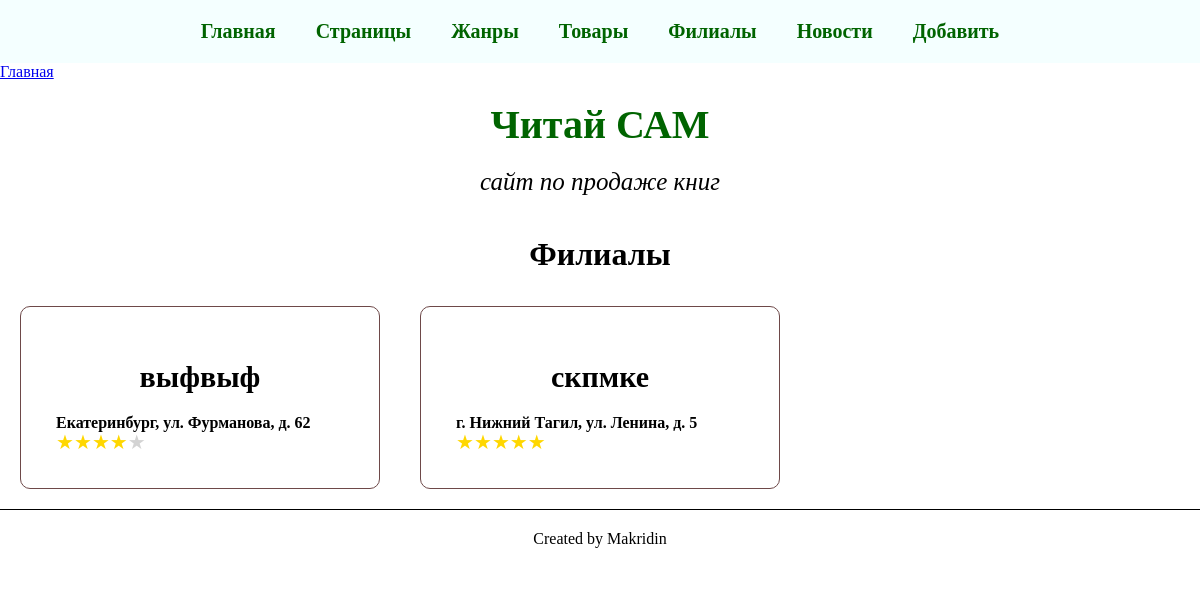
/branch/, run on the app's committed database.
### core/models.py (models this page shows, shortened)
class Branchs(models.Model):
    name = models.CharField(max_length=250, verbose_name='Название')
    address = models.CharField(max_length=250, verbose_name='Адрес')
    text = models.CharField(
        max_length=250,
        null=True,
        blank=True,
        verbose_name='какой-то текст'
        )
    rate = models.IntegerField(default=1, verbose_name='Рейтинг')
    class Meta:
        verbose_name = 'Филиал'
        verbose_name_plural = 'Филиалы'

### core/views.py (the view)
# urls.py: path('branch/', branch),
def branch(request):
    branch_list_db = Branchs.objects.all().order_by('name')
    context = get_base_context()
    context.update({
        'branch_list': branch_list_db,
    })
    return render(request, 'branch.html', context)

### core/models.py (called while the page is built)
    def get_full_url(self):
        if self.parent:
            return f"{self.parent.get_full_url()}/{self.url}"
        return self.url

### core/views.py (called while the page is built)
def get_base_context():
    return {
        'title_template': 'Читай САМ',
        'root_pages': Page.objects.filter(parent__isnull=True, is_active=True).order_by('order'),
        'genres_list': Genre.objects.all()
    }

### templates/branch.html (shortened to what this page needs)
{% extends 'base_tpl.html' %}
{% block content %}
            <div class="zagolovok">
                <h1>
                    Филиалы
                </h1>
            </div>
            <div class="product-grid">
                {% for branch in branch_list %}
                <div class="product-card">
                    <div class="product-info">
                        <h3 class="product-title">{{ branch.name }}</h3>
                        <p class="product-price">{{ branch.address }}</p>
                        <div class="rating-mini">
                        {% with active_stars=branch.rate %}
                            {% for i in "12345" %}
                                {% if forloop.counter <= active_stars %}
                                    <span class="active"></span>
                                {% else %}
                                    <span></span>
                                {% endif %}
                            {% endfor %}
                        {% endwith %}
                        </div>
                    </div>
                </div>
                {% endfor %}
            </div>
{% endblock %}

### static/css/style.css (style rules this page uses)
* { margin: 0; padding: 0; }
.zagolovok { height:50px; width:100%; margin: 0 auto; text-align: center; }
.product-grid { display: grid; grid-template-columns: repeat(3, 1fr); }
.product-card { border: 1px solid #6e4949; border-radius: 10px; margin: 20px; padding: 20px; }
.product-info { padding: 15px; }
.product-price { font-weight: 700; margin-top: auto; }
.product-title { text-align: center; padding: 0 0 20px; font-size: 30px; }
.rating-mini { display: inline-block; font-size: 0; }
.rating-mini span { padding: 0; font-size: 20px; line-height: 1; color: lightgrey; }
.rating-mini > span:before { content: '★'; }
.rating-mini > span.active { color: gold; }

### data on the page
Branchs: name "выфвыф", address "Екатеринбург, ул. Фурманова, д. 62", rate 4 (drawn)
Branchs: name "скпмке", address "г. Нижний Тагил, ул. Ленина, д. 5", rate 5 (drawn)

### other printed values
{{ title_template }} "Читай САМ"
